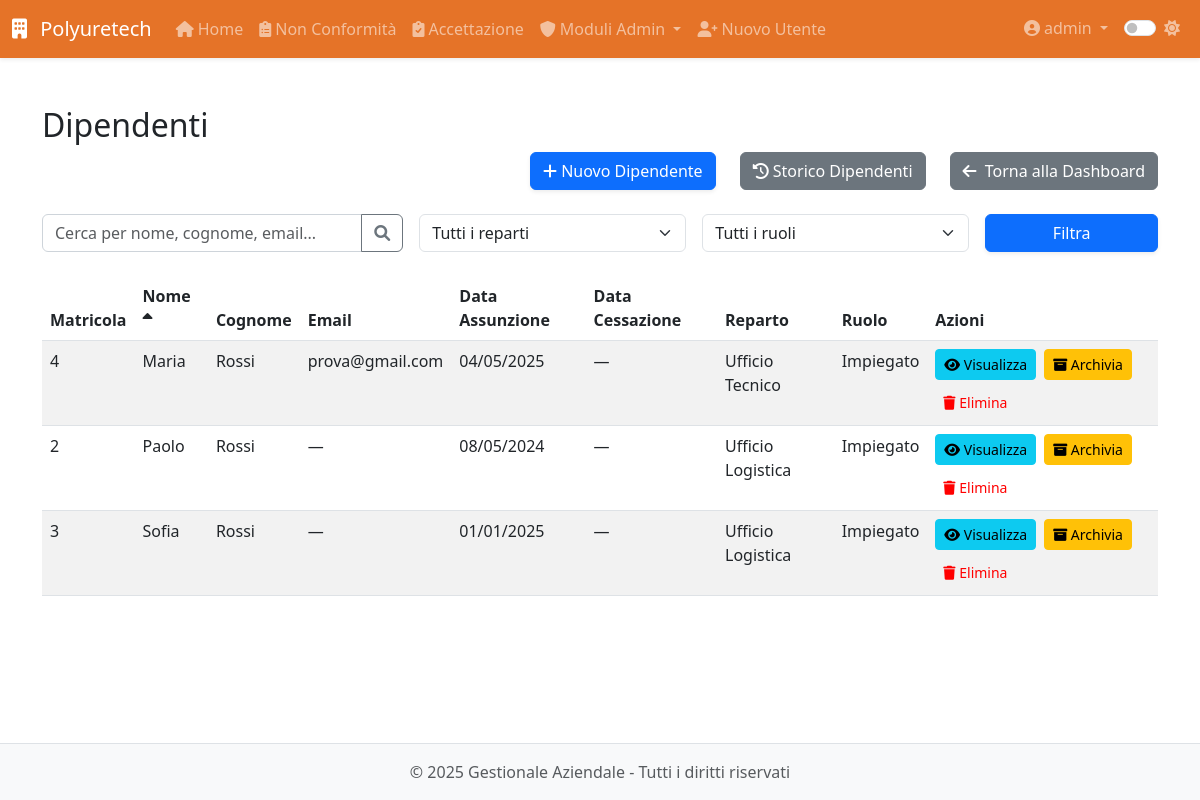
The page /modulo8/modulo8/dipendenti (signed in) on the database as committed earlier.
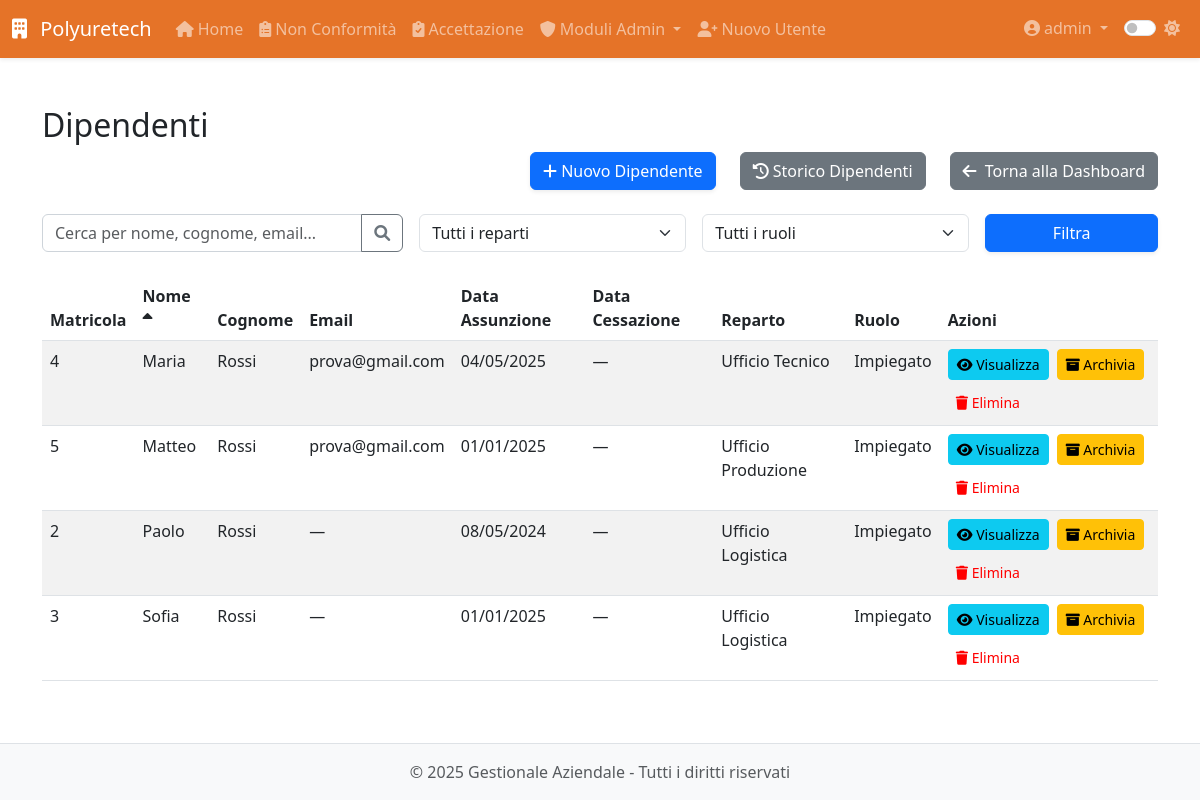
The same page on the database as committed later.
### app/models.py (models this page shows, shortened)
class Dipendente(db.Model):
    __tablename__ = 'dipendente'
    id = db.Column(db.Integer, primary_key=True)
    nome = db.Column(db.String(100), nullable=False)
    cognome = db.Column(db.String(100), nullable=False)
    data_nascita = db.Column(db.Date, nullable=False)
    luogo_nascita = db.Column(db.String(100), nullable=False)
    provincia_nascita = db.Column(db.String(2), nullable=False)
    codice_fiscale = db.Column(db.String(16))
    email = db.Column(db.String(120))
    telefono = db.Column(db.String(20))
    matricola = db.Column(db.String(20), unique=True)
    reparto = db.Column(db.String(100))
    ruolo = db.Column(db.String(100))
    data_assunzione_somministrazione = db.Column(db.Date)
    agenzia_somministrazione = db.Column(db.String(100))
    data_assunzione_indeterminato = db.Column(db.Date)
    legge_104 = db.Column(db.Boolean, default=False)
    donatore_avis = db.Column(db.Boolean, default=False)
    indirizzo_residenza = db.Column(db.String(200))
    citta_residenza = db.Column(db.String(100))
    provincia_residenza = db.Column(db.String(2))
    cap_residenza = db.Column(db.String(5))
    data_cessazione = db.Column(db.Date)
    note = db.Column(db.Text)
    archiviato = db.Column(db.Boolean, default=False)
    created_by_id = db.Column(db.Integer, db.ForeignKey('users.id'))
    created_by = db.relationship('User', backref='dipendenti_creati')
    competenze = db.relationship('Competenza',
                               secondary='dipendente_competenza',
                               backref=db.backref('dipendenti', lazy='dynamic'))
    competenze_associate = db.relationship('DipendenteCompetenza',
                                         back_populates='dipendente',
                                         overlaps="competenze,dipendenti")
    vestiario = db.relationship('Inventory',
                              secondary='prelievi_vestiario',
                              backref='dipendenti')
    performance = db.relationship('Performance', back_populates='dipendente', cascade='all, delete-orphan')
    partecipazioni_corsi = db.relationship('PartecipazioneCorso', backref='dipendente', lazy=True)
    corsi_sicurezza = db.relationship('CorsoSicurezza', secondary='dipendente_corso_sicurezza',
                                    backref=db.backref('dipendenti', lazy=True))
    @property
    def data_cessazione_date(self):
        return self.data_cessazione.date() if self.data_cessazione else None

### app/routes/modulo8.py (the view, shortened to what this page needs)
@modulo8.route('/modulo8/dipendenti')
@login_required
@admin_required
def dipendenti():
    search = request.args.get('search', '')
    reparto = request.args.get('reparto', '')
    ruolo = request.args.get('ruolo', '')
    sort_by = request.args.get('sort_by', 'nome')  # default sort by nome
    sort_order = request.args.get('sort_order', 'asc')  # default ascending
    query = Dipendente.query.filter_by(archiviato=False)
    if reparto:
        query = query.filter(Dipendente.reparto == reparto)
    if ruolo:
        query = query.filter(Dipendente.ruolo == ruolo)
    if sort_order == 'desc':
        query = query.order_by(getattr(Dipendente, sort_by).desc())
    else:
        query = query.order_by(getattr(Dipendente, sort_by).asc())
    dipendenti = query.all()
    reparti = db.session.query(Dipendente.reparto).distinct().filter(Dipendente.reparto.isnot(None)).all()
    reparti = [r[0] for r in reparti]
    ruoli = db.session.query(Dipendente.ruolo).distinct().filter(Dipendente.ruolo.isnot(None)).all()
    ruoli = [r[0] for r in ruoli]
    now = datetime.utcnow()
    return render_template(
        'modulo8/dipendenti.html',
        dipendenti=dipendenti,
        now=now,
        reparti=reparti,
        ruoli=ruoli,
        sort_by=sort_by,
        sort_order=sort_order
    )

### app/models.py (called while the page is built)
@login_manager.user_loader
def load_user(id):
    return User.query.get(int(id))

    def is_admin(self):
        return self.role == 'admin'

### app/utils.py (called while the page is built)
def admin_required(f):
    @wraps(f)
    def decorated_function(*args, **kwargs):
        if not current_user.is_admin:
            abort(403)
        return f(*args, **kwargs)
    return decorated_function

### app/templates/modulo8/dipendenti.html (shortened to what the changed rows need)
{% extends 'base.html' %}
{% block content %}
<div class="module-view">
  <h2>Dipendenti</h2>
  <table class="table table-striped">
    <thead>
      <tr>
        <th>
          <a href="{{ url_for('modulo8.dipendenti', sort_by='matricola', sort_order='asc' if sort_by != 'matricola' or sort_order == 'desc' else 'desc', search=search, reparto=reparto, ruolo=ruolo) }}" class="text-decoration-none text-dark">
            Matricola
          </a>
        </th>
        <th>
          <a href="{{ url_for('modulo8.dipendenti', sort_by='nome', sort_order='asc' if sort_by != 'nome' or sort_order == 'desc' else 'desc', search=search, reparto=reparto, ruolo=ruolo) }}" class="text-decoration-none text-dark">
            Nome
            {% if sort_by == 'nome' %}
              <i class="fas fa-sort-{{ 'up' if sort_order == 'asc' else 'down' }}"></i>
            {% endif %}
          </a>
        </th>
        <th>
          <a href="{{ url_for('modulo8.dipendenti', sort_by='cognome', sort_order='asc' if sort_by != 'cognome' or sort_order == 'desc' else 'desc', search=search, reparto=reparto, ruolo=ruolo) }}" class="text-decoration-none text-dark">
            Cognome
          </a>
        </th>
        <th>
          <a href="{{ url_for('modulo8.dipendenti', sort_by='email', sort_order='asc' if sort_by != 'email' or sort_order == 'desc' else 'desc', search=search, reparto=reparto, ruolo=ruolo) }}" class="text-decoration-none text-dark">
            Email
          </a>
        </th>
        <th>
          <a href="{{ url_for('modulo8.dipendenti', sort_by='data_assunzione_indeterminato', sort_order='asc' if sort_by != 'data_assunzione_indeterminato' or sort_order == 'desc' else 'desc', search=search, reparto=reparto, ruolo=ruolo) }}" class="text-decoration-none text-dark">
            Data Assunzione
          </a>
        </th>
        <th>
          <a href="{{ url_for('modulo8.dipendenti', sort_by='data_cessazione', sort_order='asc' if sort_by != 'data_cessazione' or sort_order == 'desc' else 'desc', search=search, reparto=reparto, ruolo=ruolo) }}" class="text-decoration-none text-dark">
            Data Cessazione
          </a>
        </th>
        <th>
          <a href="{{ url_for('modulo8.dipendenti', sort_by='reparto', sort_order='asc' if sort_by != 'reparto' or sort_order == 'desc' else 'desc', search=search, reparto=reparto, ruolo=ruolo) }}" class="text-decoration-none text-dark">
            Reparto
          </a>
        </th>
        <th>
          <a href="{{ url_for('modulo8.dipendenti', sort_by='ruolo', sort_order='asc' if sort_by != 'ruolo' or sort_order == 'desc' else 'desc', search=search, reparto=reparto, ruolo=ruolo) }}" class="text-decoration-none text-dark">
            Ruolo
          </a>
        </th>
        <th>Azioni</th>
      </tr>
    </thead>
    <tbody>
      {% for dip in dipendenti %}
      <tr>
        <td>{{ dip.matricola or '—' }}</td>
        <td>{{ dip.nome }}</td>
        <td>{{ dip.cognome }}</td>
        <td>{{ dip.email or '—' }}</td>
        <td>
          {% if dip.data_assunzione_indeterminato %}
            {{ dip.data_assunzione_indeterminato.strftime('%d/%m/%Y') }}
          {% elif dip.data_assunzione_somministrazione %}
            {{ dip.data_assunzione_somministrazione.strftime('%d/%m/%Y') }}
          {% else %}
            —
          {% endif %}
        </td>
        <td>{{ dip.data_cessazione_date.strftime('%d-%m-%Y') if dip.data_cessazione_date else '—' }}</td>
        <td>{{ dip.reparto or '—' }}</td>
        <td>{{ dip.ruolo or '—' }}</td>
        <td>
          <div class="d-flex gap-2 flex-wrap">
            <a href="{{ url_for('modulo8.profilo_dipendente', id=dip.id) }}" class="btn btn-sm btn-info">
              <i class="fas fa-eye"></i> Visualizza
            </a>
            <button type="button" class="btn btn-sm btn-warning" data-bs-toggle="modal" data-bs-target="#archiveModal{{ dip.id }}">
              <i class="fas fa-archive"></i> Archivia
            </button>
            <button type="button" class="btn btn-sm btn-danger" data-bs-toggle="modal" data-bs-target="#deleteModal{{ dip.id }}">
              <i class="fas fa-trash"></i> Elimina
            </button>
          </div>
        </td>
      </tr>
      {% endfor %}
    </tbody>
  </table>
</div>
{% endblock %}

Rows that differ between the two databases and show on the page:
added Dipendente: matricola "5", nome "Matteo", cognome "Rossi", email "prova@gmail.com", data_assunzione_indeterminato "01/01/2025", data_cessazione_date "—", reparto "Ufficio Produzione", ruolo "Impiegato"
